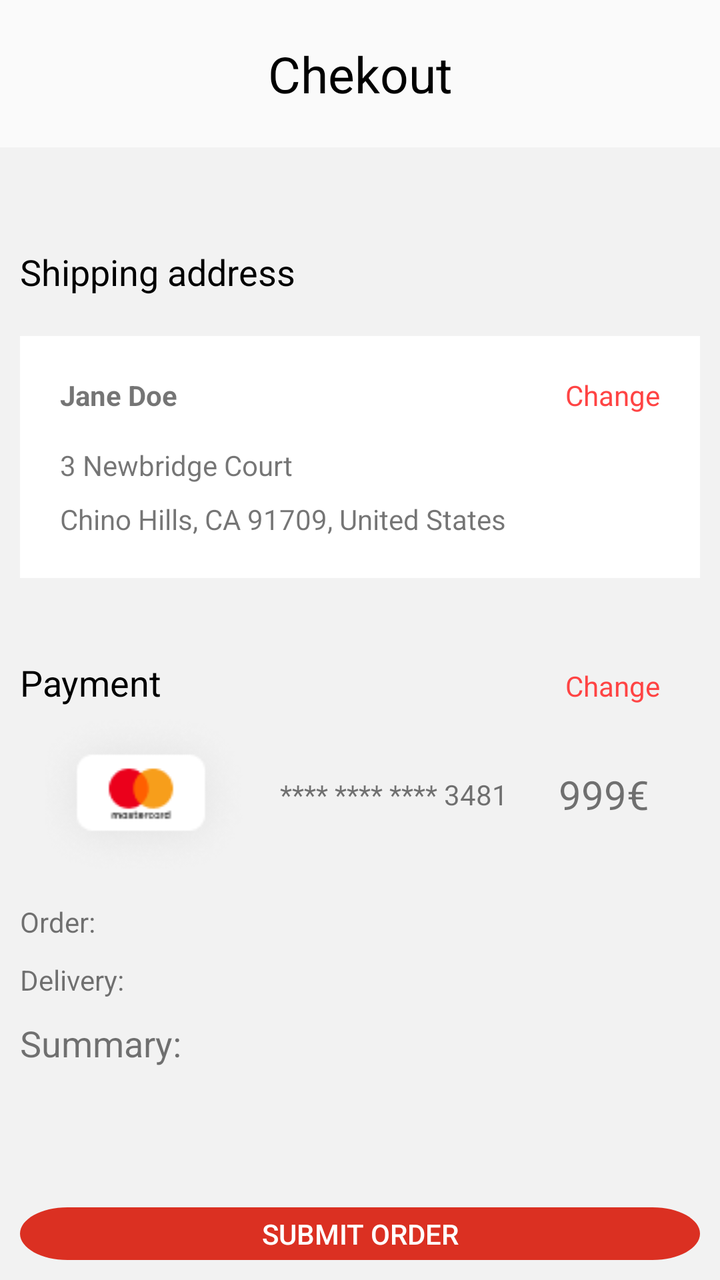
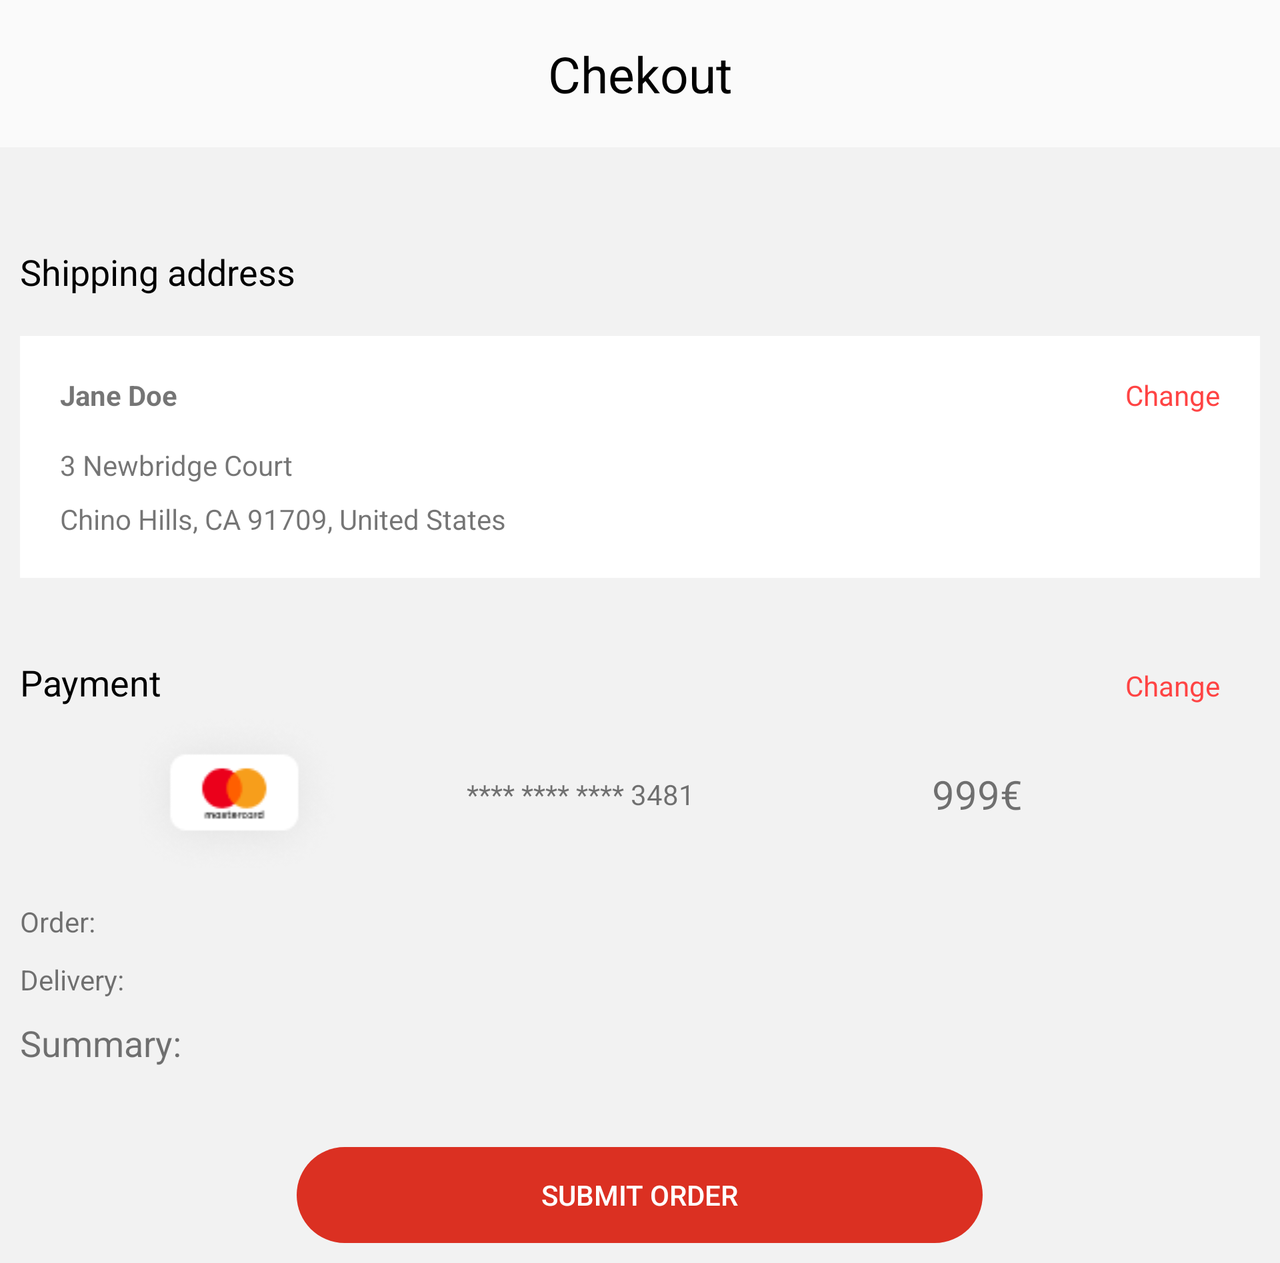

The same Android screen from two of the app's own layout files: first res/layout/ as a phone draws it, then the repository's variant for another configuration, drawn on a device whose configuration selects that folder. Both files follow.
<!-- AndroidManifest.xml: application theme AppTheme -->
<!-- res/layout/fragment_payment.xml -->
<?xml version="1.0" encoding="utf-8"?>
<LinearLayout xmlns:android="http://schemas.android.com/apk/res/android"
    xmlns:tools="http://schemas.android.com/tools"
    android:layout_width="match_parent"
    android:layout_height="match_parent"
    android:orientation="vertical"
    android:background="#FAFAFA"
    tools:context=".view.PaymentFragment">

    <TextView
        android:id="@+id/textView_payment_chekout"
        android:layout_width="match_parent"
        android:layout_height="wrap_content"
        android:layout_marginTop="20dp"
        android:text="Chekout"
        android:textAlignment="center"
        android:layout_marginBottom="20dp"
        android:textColor="@android:color/black"
        android:textSize="25sp"/>

    
<LinearLayout
    android:layout_width="match_parent"
    android:layout_height="match_parent"
    android:orientation="vertical"
    android:background="#F2F2F2"
    android:padding="10dp">

    <TextView
        android:layout_width="match_parent"
        android:layout_height="wrap_content"
        android:text="Shipping address"
        android:textColor="@android:color/black"
        android:textSize="18sp"
        android:layout_marginBottom="20dp"
        android:layout_marginTop="40dp"/>

    <LinearLayout
        android:layout_width="match_parent"
        android:layout_height="wrap_content"
        android:padding="20dp"
        android:background="#FFFFFF"
        android:orientation="vertical">

        <LinearLayout
            android:layout_width="fill_parent"
            android:layout_height="wrap_content"
            android:orientation="horizontal">

            <TextView
                android:layout_width="wrap_content"
                android:layout_height="wrap_content"
                android:layout_weight="1"
                android:textStyle="bold|normal"
                android:text="Jane Doe"/>

            <TextView
                android:layout_width="wrap_content"
                android:layout_height="wrap_content"
                android:text="Change"
                android:textAlignment="textEnd"
                android:layout_weight="1"
                android:textColor="@android:color/holo_red_light"/>


        </LinearLayout>

        <TextView
            android:layout_marginTop="16dp"
            android:layout_width="wrap_content"
            android:layout_height="wrap_content"
            android:text="3 Newbridge Court"
            />

        <TextView
            android:layout_marginTop="8dp"
            android:layout_width="wrap_content"
            android:layout_height="wrap_content"
            android:text="Chino Hills, CA 91709, United States"/>

    </LinearLayout>


    <LinearLayout
        android:layout_width="match_parent"
        android:layout_height="wrap_content"
        android:orientation="vertical">

        <LinearLayout
            android:layout_width="match_parent"
            android:layout_height="wrap_content"
            android:orientation="horizontal">

            <TextView
                android:layout_width="wrap_content"
                android:layout_height="wrap_content"
                android:layout_weight="1"
                android:textColor="@android:color/black"
                android:textSize="18sp"
                android:layout_marginTop="40dp"
                android:text="Payment"/>

            <TextView
                android:layout_width="wrap_content"
                android:layout_height="wrap_content"
                android:text="Change"
                android:layout_marginTop="40dp"
                android:textAlignment="textEnd"
                android:layout_weight="1"
                android:layout_marginRight="20dp"
                android:textColor="@android:color/holo_red_light"/>

        </LinearLayout>

        <LinearLayout
            android:layout_width="match_parent"
            android:layout_height="wrap_content"
            android:orientation="horizontal">

            <ImageView
                android:layout_width="wrap_content"
                android:layout_height="wrap_content"
                android:layout_weight="1"
                android:src="@drawable/card"/>

            <TextView
                android:layout_width="wrap_content"
                android:layout_height="wrap_content"
                android:layout_weight="1"
                android:layout_gravity="center_vertical"
                android:text="**** **** **** 3481" />

            <TextView
                android:layout_width="wrap_content"
                android:layout_height="wrap_content"
                android:layout_gravity="center_vertical"
                android:layout_weight="1"
                android:textSize="20dp"
                android:text="999€"/>

        </LinearLayout>

        <TextView
            android:layout_width="match_parent"
            android:layout_height="wrap_content"
            android:layout_marginTop="10dp"
            android:layout_marginBottom="10dp"
            android:text="Order: "/>
        <TextView
            android:layout_width="match_parent"
            android:layout_height="wrap_content"
            android:layout_marginBottom="10dp"
            android:text="Delivery: "/>
        <TextView
            android:layout_width="match_parent"
            android:layout_height="wrap_content"
            android:textSize="18sp"
            android:text="Summary: "/>


    </LinearLayout>


    <Button
        android:id="@+id/button_Submin_Order"
        android:layout_width="match_parent"
        android:layout_height="wrap_content"
        android:layout_gravity="center"
        android:layout_marginTop="70dp"
        android:background="@drawable/login_rectangulo"
        android:text="SUBMIT ORDER"
        android:textColor="@android:color/white" />

</LinearLayout>

</LinearLayout>
<!-- resources referenced by this layout -->
<resources>
  <!-- drawable card: png bitmap (drawable-v24, 4461 bytes) -->
  <!-- drawable login_rectangulo (drawable) -->
  <?xml version="1.0" encoding="utf-8"?>
  <vector
      xmlns:android="http://schemas.android.com/apk/res/android"
      xmlns:aapt="http://schemas.android.com/aapt"
      android:width="343dp"
      android:height="48dp"
      android:viewportWidth="343"
      android:viewportHeight="48"
      >
  
      <group>
  
          <clip-path
              android:pathData="M24 0H319C332.255 0 343 10.7452 343 24C343 37.2548 332.255 48 319 48H24C10.7452 48 0 37.2548 0 24C0 10.7452 10.7452 0 24 0Z"
              />
  
          <path
              android:pathData="M0 0V48H343V0"
              android:fillColor="#DB3022"
              />
  
      </group>
  
  </vector>
  <style name="AppTheme" parent="Theme.AppCompat.Light.DarkActionBar">
          
          <item name="colorPrimary">@color/colorPrimary</item>
          <item name="colorPrimaryDark">@color/colorPrimaryDark</item>
          <item name="colorAccent">#F3F781</item>
      </style>
  <color name="colorPrimary">#DB3022</color>
  <color name="colorPrimaryDark">#DB3022</color>
</resources>
<!-- res/layout-land/fragment_payment.xml (the repository's variant of the layout above) -->
<!-- drawn on the phone turned sideways -->
<?xml version="1.0" encoding="utf-8"?>
<ScrollView xmlns:android="http://schemas.android.com/apk/res/android"
    android:id="@+id/ScrollView01"
    android:layout_width="fill_parent"
    android:layout_height="fill_parent" >
<LinearLayout xmlns:android="http://schemas.android.com/apk/res/android"
    xmlns:tools="http://schemas.android.com/tools"
    android:layout_width="match_parent"
    android:layout_height="match_parent"
    android:orientation="vertical"
    android:background="#FAFAFA"
    tools:context=".view.PaymentFragment">

    <TextView
        android:id="@+id/textView_payment_chekout"
        android:layout_width="match_parent"
        android:layout_height="wrap_content"
        android:layout_marginTop="20dp"
        android:text="Chekout"
        android:textAlignment="center"
        android:layout_marginBottom="20dp"
        android:textColor="@android:color/black"
        android:textSize="25sp"/>

    
<LinearLayout
    android:layout_width="match_parent"
    android:layout_height="match_parent"
    android:orientation="vertical"
    android:background="#F2F2F2"
    android:padding="10dp">

    <TextView
        android:layout_width="match_parent"
        android:layout_height="wrap_content"
        android:text="Shipping address"
        android:textColor="@android:color/black"
        android:textSize="18sp"
        android:layout_marginBottom="20dp"
        android:layout_marginTop="40dp"/>

    <LinearLayout
        android:layout_width="match_parent"
        android:layout_height="wrap_content"
        android:padding="20dp"
        android:background="#FFFFFF"
        android:orientation="vertical">

        <LinearLayout
            android:layout_width="fill_parent"
            android:layout_height="wrap_content"
            android:orientation="horizontal">

            <TextView
                android:layout_width="wrap_content"
                android:layout_height="wrap_content"
                android:layout_weight="1"
                android:textStyle="bold|normal"
                android:text="Jane Doe"/>

            <TextView
                android:layout_width="wrap_content"
                android:layout_height="wrap_content"
                android:text="Change"
                android:textAlignment="textEnd"
                android:layout_weight="1"
                android:textColor="@android:color/holo_red_light"/>


        </LinearLayout>

        <TextView
            android:layout_marginTop="16dp"
            android:layout_width="wrap_content"
            android:layout_height="wrap_content"
            android:text="3 Newbridge Court"
            />

        <TextView
            android:layout_marginTop="8dp"
            android:layout_width="wrap_content"
            android:layout_height="wrap_content"
            android:text="Chino Hills, CA 91709, United States"/>

    </LinearLayout>


    <LinearLayout
        android:layout_width="match_parent"
        android:layout_height="wrap_content"
        android:orientation="vertical">

        <LinearLayout
            android:layout_width="match_parent"
            android:layout_height="wrap_content"
            android:orientation="horizontal">

            <TextView
                android:layout_width="wrap_content"
                android:layout_height="wrap_content"
                android:layout_weight="1"
                android:textColor="@android:color/black"
                android:textSize="18sp"
                android:layout_marginTop="40dp"
                android:text="Payment"/>

            <TextView
                android:layout_width="wrap_content"
                android:layout_height="wrap_content"
                android:text="Change"
                android:layout_marginTop="40dp"
                android:textAlignment="textEnd"
                android:layout_weight="1"
                android:layout_marginRight="20dp"
                android:textColor="@android:color/holo_red_light"/>

        </LinearLayout>

        <LinearLayout
            android:layout_width="match_parent"
            android:layout_height="wrap_content"
            android:orientation="horizontal">

            <ImageView
                android:layout_width="wrap_content"
                android:layout_height="wrap_content"
                android:layout_weight="1"
                android:src="@drawable/card"/>

            <TextView
                android:layout_width="wrap_content"
                android:layout_height="wrap_content"
                android:layout_weight="1"
                android:layout_gravity="center_vertical"
                android:text="**** **** **** 3481" />

            <TextView
                android:layout_width="wrap_content"
                android:layout_height="wrap_content"
                android:layout_gravity="center_vertical"
                android:layout_weight="1"
                android:textSize="20dp"
                android:text="999€"/>

        </LinearLayout>

        <TextView
            android:layout_width="match_parent"
            android:layout_height="wrap_content"
            android:layout_marginTop="10dp"
            android:layout_marginBottom="10dp"
            android:text="Order: "/>
        <TextView
            android:layout_width="match_parent"
            android:layout_height="wrap_content"
            android:layout_marginBottom="10dp"
            android:text="Delivery: "/>
        <TextView
            android:layout_width="match_parent"
            android:layout_height="wrap_content"
            android:textSize="18sp"
            android:text="Summary: "/>

    </LinearLayout>

    <Button
        android:id="@+id/button_Acceder_Login"
        android:layout_width="wrap_content"
        android:layout_height="wrap_content"
        android:layout_gravity="center"
        android:layout_marginTop="40dp"
        android:background="@drawable/login_rectangulo"
        android:text="SUBMIT ORDER"
        android:textColor="@android:color/white" />

</LinearLayout>

</LinearLayout>
</ScrollView>
